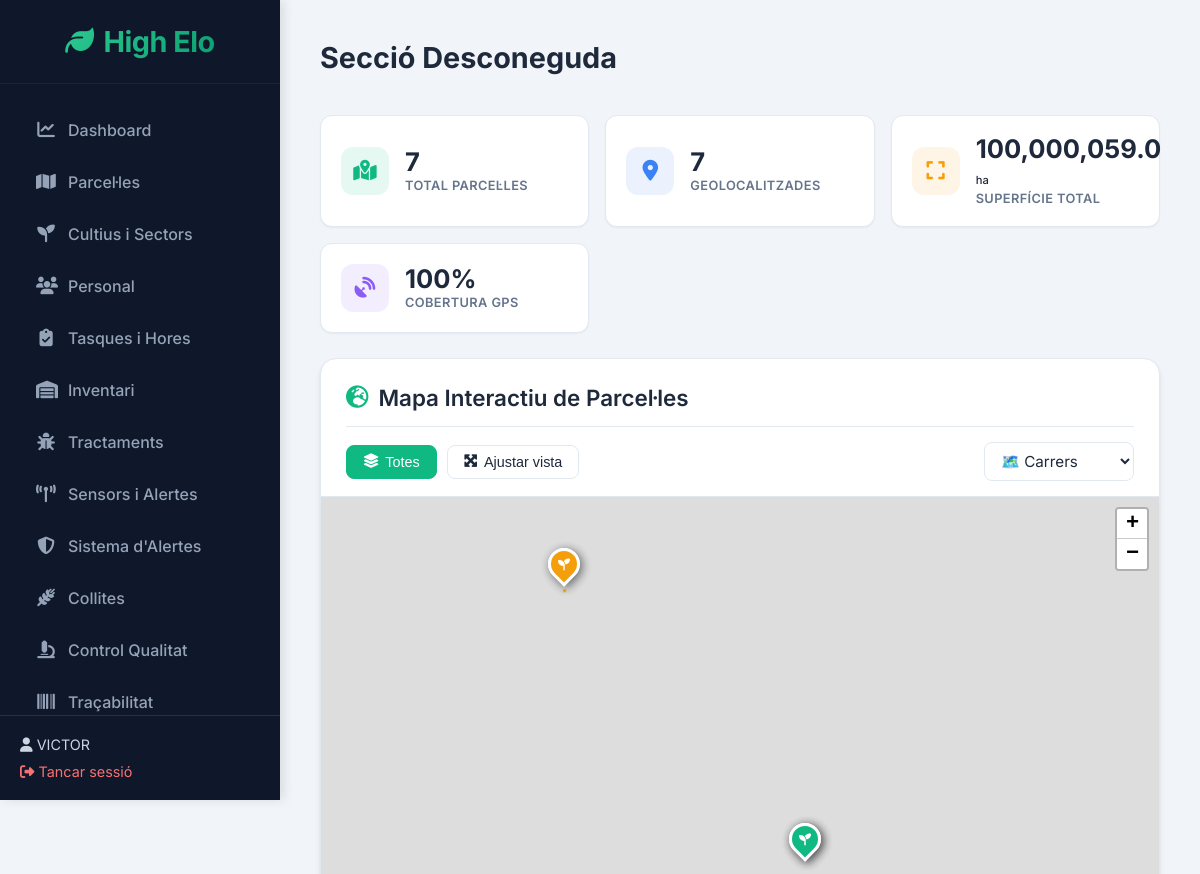
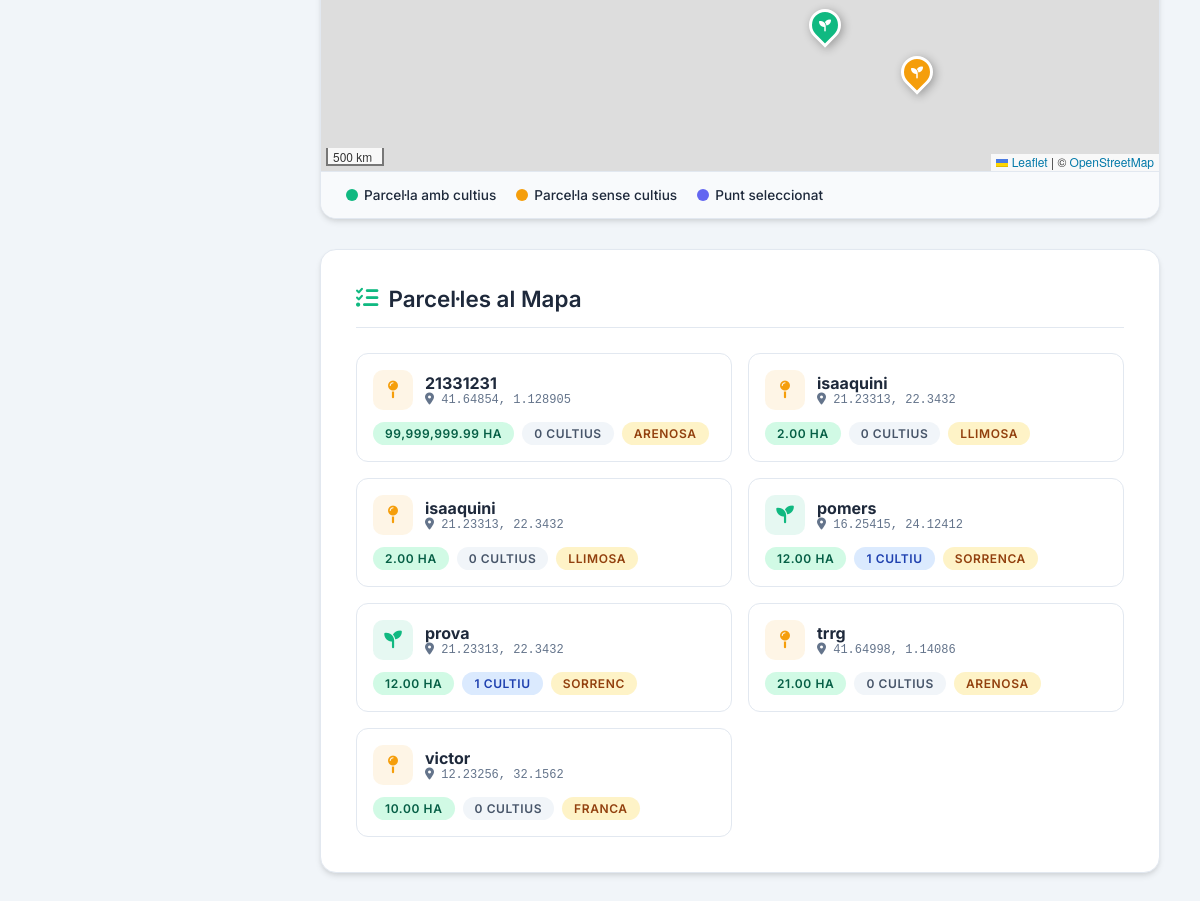
/index.php?p=mapa (signed in), run on the app's committed database (2 pictures, top to bottom).
### modules/mapa.php (the view, shortened to what this page needs)
<?php
$parceles_mapa = $conn->query("SELECT p.id_parcela, p.nom, p.superficie, p.coordenades, p.textura,
    (SELECT COUNT(*) FROM Sector_Cultiu s WHERE s.id_parcela = p.id_parcela) as num_cultius
    FROM `Parcel·la` p
    WHERE p.coordenades IS NOT NULL AND p.coordenades != ''
    ORDER BY p.nom");
$total_parceles = $conn->query("SELECT COUNT(*) as t FROM `Parcel·la`")->fetch_assoc()['t'];
$total_amb_coords = $conn->query("SELECT COUNT(*) as t FROM `Parcel·la` WHERE coordenades IS NOT NULL AND coordenades != ''")->fetch_assoc()['t'];
$total_superficie = $conn->query("SELECT COALESCE(SUM(superficie),0) as t FROM `Parcel·la`")->fetch_assoc()['t'];
$markers = [];
while ($pr = $parceles_mapa->fetch_assoc()) {
    $c = trim($pr['coordenades']);
    if (preg_match('/^(-?\d+\.?\d*)\s*,\s*(-?\d+\.?\d*)$/', $c, $m)) {
        $markers[] = [
            'type'       => 'marker',
            'lat'        => (float)$m[1],
            'lon'        => (float)$m[2],
            'nom'        => $pr['nom'],
            'superficie' => (float)$pr['superficie'],
            'textura'    => $pr['textura'] ?? '-',
            'cultius'    => (int)$pr['num_cultius'],
            'id'         => (int)$pr['id_parcela']
        ];
    }
    else if (strpos($c, '[') === 0) {
        $arr = json_decode($c, true);
        if (is_array($arr) && count($arr) > 0) {
            $sumLat = 0; $sumLon = 0;
            foreach ($arr as $pt) { $sumLat += (float)$pt[0]; $sumLon += (float)$pt[1]; }
            $markers[] = [
                'type'       => 'polygon',
                'lat'        => $sumLat / count($arr),
                'lon'        => $sumLon / count($arr),
                'coords'     => $arr,
                'nom'        => $pr['nom'],
                'superficie' => (float)$pr['superficie'],
                'textura'    => $pr['textura'] ?? '-',
                'cultius'    => (int)$pr['num_cultius'],
                'id'         => (int)$pr['id_parcela']
            ];
        }
    }
}
?>
<div class="mapa-kpi-grid">
    <div class="mapa-kpi">
        <div class="mapa-kpi-icon" style="background: rgba(16,185,129,0.1); color: var(--primary);">
            <i class="fa-solid fa-map-location-dot"></i>
        </div>
        <div class="mapa-kpi-info">
            <span class="mapa-kpi-count"><?= $total_parceles ?></span>
            <span class="mapa-kpi-label">Total Parcel·les</span>
        </div>
    </div>
    <div class="mapa-kpi">
        <div class="mapa-kpi-icon" style="background: rgba(59,130,246,0.1); color: var(--info);">
            <i class="fa-solid fa-location-dot"></i>
        </div>
        <div class="mapa-kpi-info">
            <span class="mapa-kpi-count"><?= $total_amb_coords ?></span>
            <span class="mapa-kpi-label">Geolocalitzades</span>
        </div>
    </div>
    <div class="mapa-kpi">
        <div class="mapa-kpi-icon" style="background: rgba(245,158,11,0.1); color: var(--warning);">
            <i class="fa-solid fa-expand"></i>
        </div>
        <div class="mapa-kpi-info">
            <span class="mapa-kpi-count"><?= number_format($total_superficie, 1) ?> <small style="font-size:0.7rem; font-weight:500;">ha</small></span>
            <span class="mapa-kpi-label">Superfície Total</span>
        </div>
    </div>
    <div class="mapa-kpi">
        <div class="mapa-kpi-icon" style="background: rgba(139,92,246,0.1); color: #8b5cf6;">
            <i class="fa-solid fa-satellite-dish"></i>
        </div>
        <div class="mapa-kpi-info">
            <span class="mapa-kpi-count"><?= $total_amb_coords > 0 ? round(($total_amb_coords / $total_parceles) * 100) : 0 ?>%</span>
            <span class="mapa-kpi-label">Cobertura GPS</span>
        </div>
    </div>
</div>
<div class="section mapa-section">
    <h2><i class="fa-solid fa-earth-europe" style="color:var(--primary);"></i> Mapa Interactiu de Parcel·les</h2>
    <div class="mapa-controls">
        <div class="mapa-controls-left">
            <button class="mapa-ctrl-btn active" id="btnAllMarkers" onclick="showAllMarkers()">
                <i class="fa-solid fa-layer-group"></i> Totes
            </button>
            <button class="mapa-ctrl-btn" id="btnFitBounds" onclick="fitAllMarkers()">
                <i class="fa-solid fa-maximize"></i> Ajustar vista
            </button>
        </div>
        <div class="mapa-controls-right">
            <select id="mapStyle" class="mapa-select" onchange="changeMapStyle(this.value)">
                <option value="streets">🗺️ Carrers</option>
            </select>
        </div>
    </div>
    <div id="map" class="mapa-container"></div>
    <div class="mapa-legend">
        <div class="mapa-legend-item">
            <span class="mapa-legend-dot" style="background: #10b981;"></span>
            <span>Parcel·la amb cultius</span>
        </div>
        <div class="mapa-legend-item">
            <span class="mapa-legend-dot" style="background: #f59e0b;"></span>
            <span>Parcel·la sense cultius</span>
        </div>
        <div class="mapa-legend-item">
            <span class="mapa-legend-dot" style="background: #6366f1;"></span>
            <span>Punt seleccionat</span>
        </div>
    </div>
</div>
<?php if (count($markers) > 0): ?>
<div class="section">
    <h2><i class="fa-solid fa-list-check" style="color:var(--primary);"></i> Parcel·les al Mapa</h2>
    <div class="mapa-parceles-grid">
        <?php foreach ($markers as $mk): ?>
        <div class="mapa-parcela-card" data-lat="<?= $mk['lat'] ?>" data-lon="<?= $mk['lon'] ?>"
             onclick="flyToParcel(<?= $mk['lat'] ?>, <?= $mk['lon'] ?>, '<?= addslashes($mk['nom']) ?>')">
            <div class="mapa-parcela-card-header">
                <div class="mapa-parcela-icon <?= $mk['cultius'] > 0 ? 'has-cultius' : 'no-cultius' ?>">
                    <i class="fa-solid <?= $mk['cultius'] > 0 ? 'fa-seedling' : 'fa-map-pin' ?>"></i>
                </div>
                <div class="mapa-parcela-info">
                    <strong><?= htmlspecialchars($mk['nom']) ?></strong>
                    <small><i class="fa-solid fa-location-dot"></i> <?= $mk['lat'] ?>, <?= $mk['lon'] ?></small>
                </div>
            </div>
            <div class="mapa-parcela-card-footer">
                <span class="badge badge-success"><?= number_format($mk['superficie'], 2) ?> ha</span>
                <span class="badge <?= $mk['cultius'] > 0 ? 'badge-info' : 'badge-secondary' ?>">
                    <?= $mk['cultius'] ?> cultiu<?= $mk['cultius'] !== 1 ? 's' : '' ?>
                </span>
                <?php if ($mk['textura'] !== '-'): ?>
                <span class="badge badge-warning"><?= htmlspecialchars($mk['textura']) ?></span>
                <?php endif; ?>
            </div>
        </div>
        <?php endforeach; ?>
    </div>
</div>
<?php endif; ?>
<link rel="stylesheet" href="https://unpkg.com/leaflet@1.9.4/dist/leaflet.css" />

### data on the page
parcel·la: nom "21331231", lat "41.64854", lon "1.128905", superficie "99,999,999.99", cultius "0", shows "S", textura "ARENOSA"
parcel·la: nom "isaaquini", lat "21.23313", lon "22.3432", superficie "2.00", cultius "0", shows "S", textura "LLIMOSA"
parcel·la: nom "isaaquini", lat "21.23313", lon "22.3432", superficie "2.00", cultius "0", shows "S", textura "LLIMOSA"
parcel·la: nom "pomers", lat "16.25415", lon "24.12412", superficie "12.00", cultius "1", textura "SORRENCA"
parcel·la: nom "prova", lat "21.23313", lon "22.3432", superficie "12.00", cultius "1", textura "SORRENC"
parcel·la: nom "trrg", lat "41.64998", lon "1.14086", superficie "21.00", cultius "0", shows "S", textura "ARENOSA"
parcel·la: nom "victor", lat "12.23256", lon "32.1562", superficie "10.00", cultius "0", shows "S", textura "FRANCA"

### other printed values
$_SESSION['usuari_nom'] "VICTOR"
$titols[$p] "Secció Desconeguda"
$total_parceles "7"
$total_amb_coords "7"
$total_superficie "100,000,059.0"
